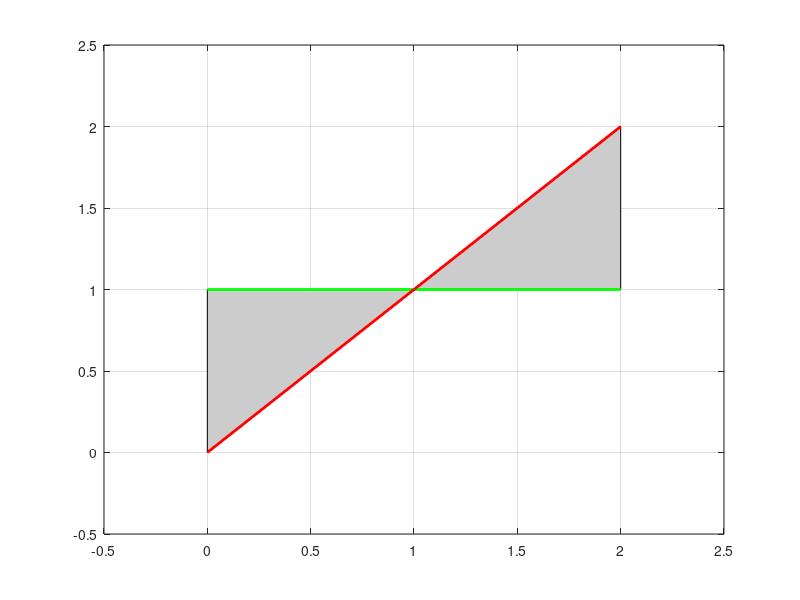

This figure's MATLAB source: (Note: this script raises an error after producing the figure.)
function testresult = getCumVolume_test()
% GETCUMVOLUME_TEST  Unit test for getCumVolume
%  
% This test definition defines a unit test for getCumVolume
%
%
%   See also getCumVolume 

%% Copyright notice
%   --------------------------------------------------------------------
%   Copyright (C) 2009 Deltares
%       Pieter van Geer
%
%       pieter.vangeer@deltares.nl	
%
%       Rotterdamseweg 185
%       2629 HD Delft
%       P.O. 177
%       2600 MH Delft
%
%   This library is free software: you can redistribute it and/or
%   modify it under the terms of the GNU Lesser General Public
%   License as published by the Free Software Foundation, either
%   version 2.1 of the License, or (at your option) any later version.
%
%   This library is distributed in the hope that it will be useful,
%   but WITHOUT ANY WARRANTY; without even the implied warranty of
%   MERCHANTABILITY or FITNESS FOR A PARTICULAR PURPOSE.  See the GNU
%   Lesser General Public License for more details.
%
%   You should have received a copy of the GNU Lesser General Public
%   License along with this library. If not, see <http://www.gnu.org/licenses/>.
%   --------------------------------------------------------------------

% This tools is part of <a href="http://OpenEarth.Deltares.nl">OpenEarthTools</a>.
% OpenEarthTools is an online collaboration to share and manage data and 
% programming tools in an open source, version controlled environment.
% Sign up to recieve regular updates of this function, and to contribute 
% your own tools.

%% Version <http://svnbook.red-bean.com/en/1.5/svn.advanced.props.special.keywords.html>
% Created: 29 Sep 2009
% Created with Matlab version: 7.8.0.347 (R2009a)

% $Id$
% $Date$
% $Author$
% $Revision$
% $HeadURL$
% $Keywords: $

%% $Description (Name = getCumVolume unit test & IncludeCode = false & EvaluateCode = true)
% getCumVolum only calculates the cumulative volumes between two lines (based on their x-grid.
%
% To test this function we use two lines:

x = [0 2]';
z = [1 1]';
z2 = [0 2]';

figure('Color','w');
hold on
box on
grid on
patch([x; flipud(x)],[z; flipud(z2)],[0.8 0.8 0.8]);
plot(x,z,'Color','g','LineWidth',2);
plot(x,z2,'Color','r','LineWidth',2);
xlim([-0.5 2.5]);
ylim([-0.5 2.5]);

%%
% The cumulative volume between those two lines should of course be zero.

%% $RunCode

[volumes, CumVolume] = getCumVolume (x, z, z2);
testresult = volumes==0;

%% $PublishResult
% The following figure prints the result of this test:
figure('Color','w');
hold on
box on
grid on
patch([x; flipud(x)],[z; flipud(z2)],[0.8 0.8 0.8]);
plot(x,z,'Color','g','LineWidth',2);
plot(x,z2,'Color','r','LineWidth',2);
xlim([-0.5 2.5]);
ylim([-0.5 2.5]);
text(min(xlim)+0.5*diff(xlim),min(ylim)+0.1*diff(ylim),['Cumulative volume = ' num2str(CumVolume)],'HorizontalAlignment','center','FontName','Arial','FontSize',14);
